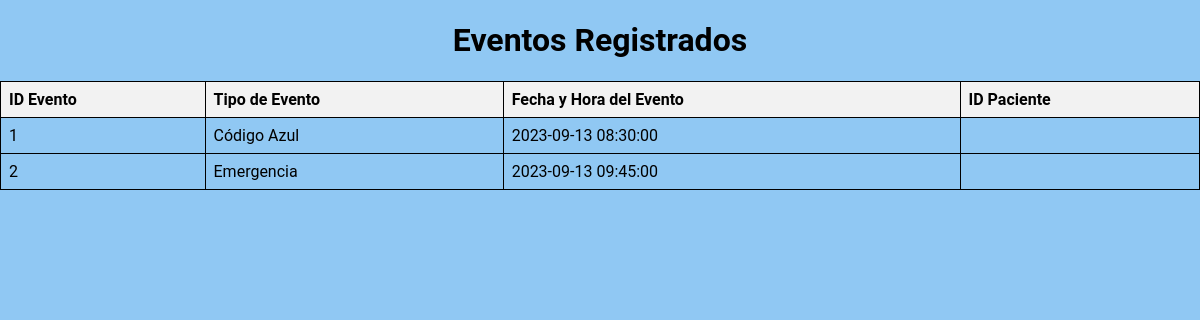
The app's page /php/Pantalla5.php, older data.
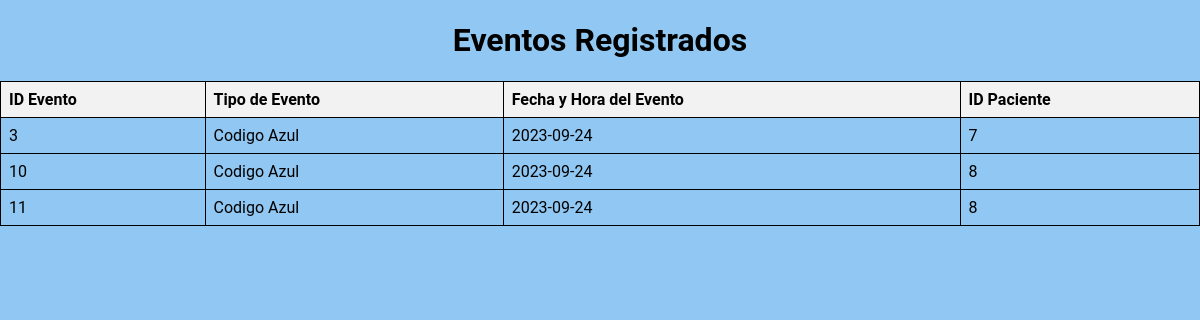
The same page, newer data.
### tables this page shows
CREATE TABLE `registro_eventos` (
  `ID_Evento` int(11) NOT NULL,
  `Tipo_Evento` varchar(200) NOT NULL,
  `Fecha_Hora_Evento` date NOT NULL,
  `ID_Paciente` int(11) NOT NULL
);

### php/Pantalla5.php (the view, shortened to what this page needs)
<!DOCTYPE html>
<html>
<head>
    <link rel="stylesheet" href="../php/style.css">
</head>
<body>
    <h1>Eventos Registrados</h1>
    <?php
    include '../php-login/database.php';
    $sql = "SELECT * FROM registro_eventos";
    $stmt = $conn->prepare($sql);
    $stmt->execute();
    $eventos = $stmt->fetchAll();
    if (count($eventos) > 0) {
        echo '<table border="1">';
        echo '<tr><th>ID Evento</th><th>Tipo de Evento</th><th>Fecha y Hora del Evento</th><th>ID Paciente</th></tr>';
        foreach ($eventos as $evento) {
            echo '<tr>';
            echo '<td>' . $evento['ID_Evento'] . '</td>';
            echo '<td>' . $evento['Tipo_Evento'] . '</td>';
            echo '<td>' . $evento['Fecha_Hora_Evento'] . '</td>';
            echo '<td>' . $evento['ID_Paciente'] . '</td>';
            echo '</tr>';
        }
        echo '</table>';
    } else {
        echo "No se encontraron eventos registrados.";
    }
    ?>
</body>
</html>

### php/style.css (style rules this page uses)
body { margin: 0; padding: 0; font-family: 'Roboto', sans-serif; text-align: center; background-color: rgb(144, 200, 243) }
table { border-collapse: collapse; width: 100%; }
th, td { border: 1px solid black; padding: 8px; text-align: left; }
th { background-color: #f2f2f2; }
* { background-color: rgb(144, 200, 243); }

Row changes from the older to the newer data that the page shows:
removed registro_eventos: ID_Evento "1", Tipo_Evento "Código Azul", Fecha_Hora_Evento "2023-09-13 08:30:00"
removed registro_eventos: ID_Evento "2", Tipo_Evento "Emergencia", Fecha_Hora_Evento "2023-09-13 09:45:00"
added registro_eventos: ID_Evento "3", Tipo_Evento "Codigo Azul", Fecha_Hora_Evento "2023-09-24", ID_Paciente "7"
added registro_eventos: ID_Evento "10", Tipo_Evento "Codigo Azul", Fecha_Hora_Evento "2023-09-24", ID_Paciente "8"
added registro_eventos: ID_Evento "11", Tipo_Evento "Codigo Azul", Fecha_Hora_Evento "2023-09-24", ID_Paciente "8"
